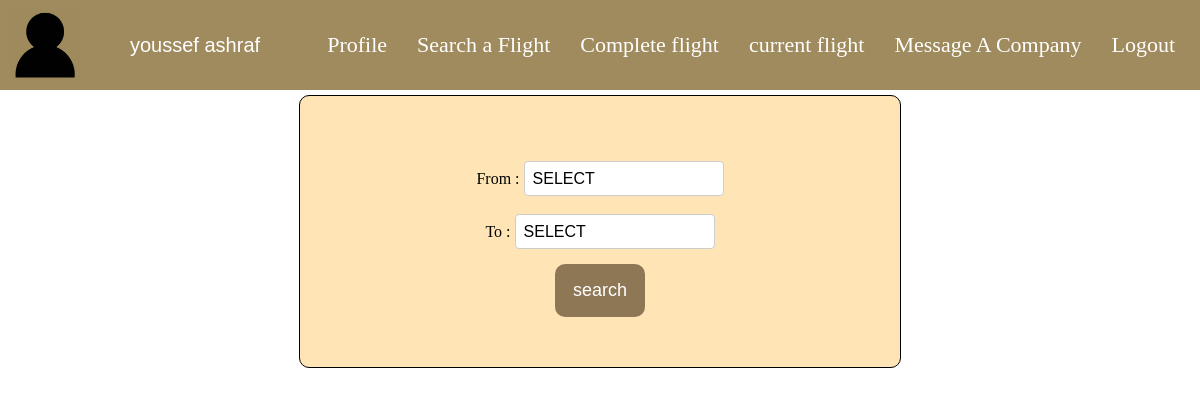
The app's page /passenger/search.php (signed in) with its own data.
### tables this page shows
CREATE TABLE `passenger` (
  `id` int(11) NOT NULL,
  `name` varchar(255) NOT NULL,
  `email` varchar(255) NOT NULL,
  `telefone` varchar(255) NOT NULL,
  `password` varchar(255) NOT NULL,
  `photo` varchar(255) NOT NULL,
  `passport_image` varchar(255) NOT NULL,
  `account$` double NOT NULL
);

### passenger/search.php (the view, shortened to what this page needs)
<!DOCTYPE html>
<html lang="en">
    <head>
        <?php
        require_once('../connection.php');
        $userEmail = $_SESSION['user_email'];
        $p = $con->query("SELECT * FROM passenger WHERE email = '".$userEmail."'");
        $row=$p->fetch_array(MYSQLI_ASSOC);
        ?>
</head>
<body>
<div class="main">
      <div class="navbar" >
        <img class="img" src="../imeges/<?php echo $row['photo']; ?>" alt="passenger photo" />
        <P ><?php echo $row['name']; ?></P>
        <ul class="links">
        <li><a href="profile.php" class="link">Profile</a></li>
        <li><a href="search.php" class="link">Search a Flight</a></li>
        <li><a href="listComplite.php" class="link">Complete flight</a></li>
        <li><a href="current.php" class="link">current flight</a></li>
        <li><a href="message.php" class="link">Message A Company</a></li>
          <li>
            <form method="post">
              <button
                type="submit"
                name="logout"
                class="link"
                style="background: none; border: none"
              >
                Logout
              </button>
            </form>
          </li>
        </ul>
      </div>
<div class="search">
        <form method="post" action="search.php">
          <div class="temp">
            <label for="">From :</label>
            <select name="from">
            <option>SELECT</option>
        <?php
        require_once('../connection.php');
        ?>
            </select>
            <label for="">To :</label>
            <select name="to">
            <option>SELECT</option>
    <?php
    require_once('../connection.php');
    ?>
            </select>
          </div>
          <input type="submit" value="search" class="btn1" />
        </form>
      </div>
</div>
</body>
</html>

### passenger/search.php (style rules this page uses)
* { padding: 0; margin: 0; }
.navbar { background-color: #9f8b5d; display: flex; align-items: center; padding: 10px; }
.img { mix-blend-mode: multiply; width: 70px; height: auto; margin-right: 50px; }
.links { list-style: none; margin: 0; padding: 0; display: flex; right: 10px; margin-left: auto; }
.link { color: white; text-decoration: none; font-size: 22px; display: block; padding: 10px 15px; position: relative; font-family: "Alegreya", serif; }
.link:before { content: ""; position: absolute; top: 0; left: 0; width: 100%; height: 2px; background-color: black; transform: scale(0); transform-origin: left; transition: all 0.5s; }
.link:after { content: ""; position: absolute; bottom: 0; left: 0; width: 100%; height: 2px; background-color: black; transform: scale(0); transform-origin: right; transition: all 0.5s; }
p { color: white; font-size: 20px; font-family: "Alegreya Sans", sans-serif; }
.btn1 { color: white; font-size: 18px; background-color: #8e7754; border: none; padding: 16px 18px; border-radius: 10px; font-family: "Alegreya Sans", sans-serif; }
.search { background-color:moccasin; text-align: center; width: 50%; margin: 5px auto; padding: 50px 0px; border: .5px solid black; border-radius:10px ; }
select { -webkit-appearance: none; -moz-appearance: none; appearance: none; padding: 8px; font-size: 16px; border: 1px solid #ccc; border-radius: 4px; width: 200px; background-color: white; cursor: pointer; }
select::after { content: "\25BC"; position: absolute; top: 50%; right: 10px; transform: translateY(-50%); }
.temp { margin: 15px auto; text-align: center; }

### records on screen
passenger: photo (picture), name "youssef ashraf"
